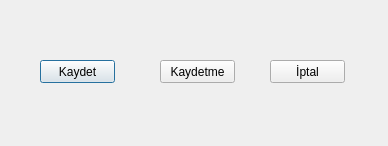
<?xml version="1.0" encoding="UTF-8"?>
<ui version="4.0">
 <class>Dialog</class>
 <widget class="QDialog" name="Dialog">
  <property name="geometry">
   <rect>
    <x>0</x>
    <y>0</y>
    <width>388</width>
    <height>146</height>
   </rect>
  </property>
  <property name="windowTitle">
   <string>Dialog</string>
  </property>
  <widget class="QPushButton" name="pushButtonSave">
   <property name="geometry">
    <rect>
     <x>40</x>
     <y>60</y>
     <width>75</width>
     <height>23</height>
    </rect>
   </property>
   <property name="text">
    <string>Kaydet</string>
   </property>
  </widget>
  <widget class="QPushButton" name="pushButtonNoSave">
   <property name="geometry">
    <rect>
     <x>160</x>
     <y>60</y>
     <width>75</width>
     <height>23</height>
    </rect>
   </property>
   <property name="text">
    <string>Kaydetme</string>
   </property>
  </widget>
  <widget class="QPushButton" name="pushButtonCancel">
   <property name="geometry">
    <rect>
     <x>270</x>
     <y>60</y>
     <width>75</width>
     <height>23</height>
    </rect>
   </property>
   <property name="text">
    <string>İptal</string>
   </property>
  </widget>
 </widget>
 <resources/>
 <connections/>
</ui>
